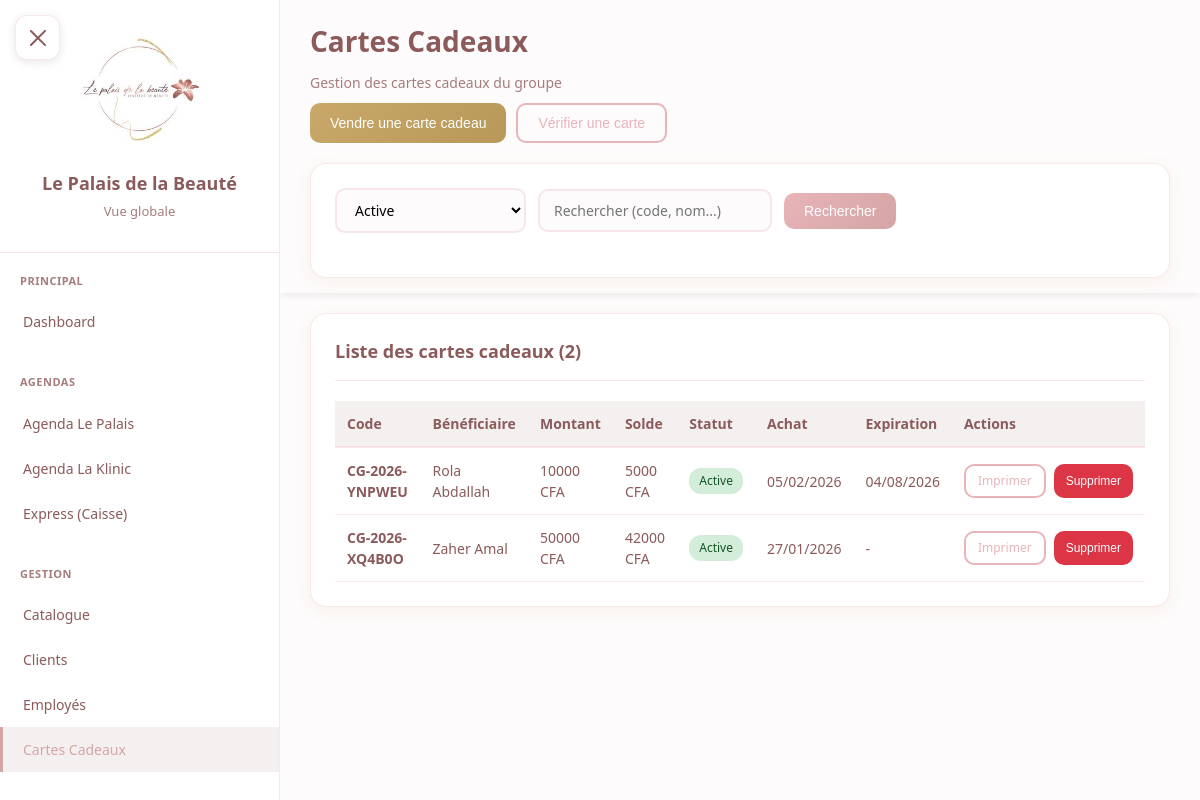
/cartes-cadeaux/ (signed in), run on an earlier commit of the app's database.
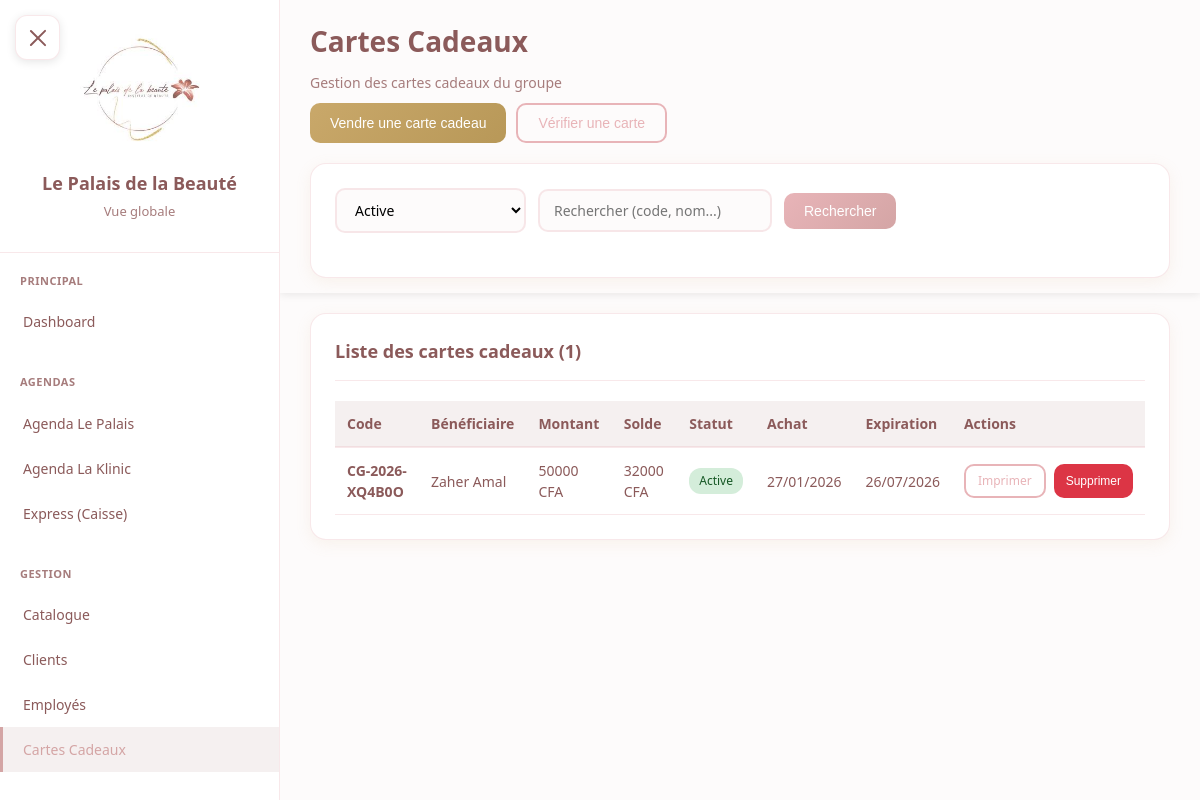
And on a later commit of the database.
### core/models.py (models this page shows, shortened)
class CarteCadeau(models.Model):
    STATUT_CHOICES = [
        ('active', 'Active'),
        ('expiree', 'Expirée'),
        ('soldee', 'Soldée'),
        ('annulee', 'Annulée'),
        ('supprimee', 'Supprimée'),
    ]
    code = models.CharField(max_length=20, unique=True, editable=False)
    acheteur = models.ForeignKey(
        'Client',
        on_delete=models.PROTECT,
        related_name='cartes_achetees',
    )
    beneficiaire = models.ForeignKey(
        'Client',
        on_delete=models.PROTECT,
        related_name='cartes_recues',
    )
    montant_initial = models.IntegerField(
        validators=[MinValueValidator(0)]
    )
    solde = models.IntegerField(
        validators=[MinValueValidator(0)]
    )
    institut_achat = models.ForeignKey(
        'Institut',
        on_delete=models.PROTECT,
        related_name='cartes_vendues',
    )
    statut = models.CharField(max_length=20, choices=STATUT_CHOICES, default='active')
    date_achat = models.DateTimeField(auto_now_add=True)
    date_expiration = models.DateTimeField(null=True, blank=True, help_text="Date d'expiration (6 mois après l'achat)")
    date_derniere_utilisation = models.DateTimeField(null=True, blank=True)
    mode_paiement_achat = models.CharField(
        max_length=20,
        choices=[
            ('especes', 'Espèces'),
            ('carte', 'Carte bancaire'),
            ('cheque', 'Chèque'),
            ('om', 'Orange Money'),
            ('wave', 'Wave'),
        ],
        default='especes',
    )
    montant_paiement_1 = models.IntegerField(null=True, blank=True,
        help_text="Montant payé avec le 1er moyen (= montant_initial si paiement simple)")
    moyen_paiement_2 = models.CharField(max_length=20, blank=True, null=True,
        choices=[
            ('especes', 'Espèces'),
            ('carte', 'Carte bancaire'),
            ('cheque', 'Chèque'),
            ('om', 'Orange Money'),
            ('wave', 'Wave'),
        ],
    )
    montant_paiement_2 = models.IntegerField(null=True, blank=True,
        help_text="Montant payé avec le 2ème moyen")
    vendue_par = models.ForeignKey(
        'Utilisateur',
        on_delete=models.SET_NULL,
        null=True,
        related_name='cartes_vendues',
    )
    class Meta:
        verbose_name = "Carte cadeau"
        verbose_name_plural = "Cartes cadeaux"
        ordering = ['-date_achat']
    @property
    def est_expiree(self):
        if self.date_expiration:
            return timezone.now() > self.date_expiration
        if self.date_achat:
            return timezone.now() > (self.date_achat + timedelta(days=180))
        return False
    @property
    def jours_restants(self):
        if self.date_expiration:
            delta = self.date_expiration - timezone.now()
            return max(0, delta.days)
        return 0
    @classmethod
    def marquer_cartes_expirees(cls):
        now = timezone.now()
        cls.objects.filter(
            statut='active',
            date_expiration__lt=now
        ).update(statut='expiree')
        cls.objects.filter(
            statut='active',
            date_expiration__isnull=True,
            date_achat__lt=now - timedelta(days=180)
        ).update(statut='expiree')

class Client(models.Model):
    SEXE_CHOICES = [
        ('F', 'Femme'),
        ('H', 'Homme'),
    ]
    nom = models.CharField(max_length=100)
    prenom = models.CharField(max_length=100)
    telephone = models.CharField(max_length=20, unique=True)
    email = models.EmailField(blank=True, null=True)
    sexe = models.CharField(max_length=1, choices=SEXE_CHOICES, default='F')
    date_creation = models.DateTimeField(auto_now_add=True)
    notes = models.TextField(blank=True, null=True)  # Notes optionnelles
    actif = models.BooleanField(default=True)
    class Meta:
        verbose_name = "Client"
        verbose_name_plural = "Clients"
        ordering = ['nom', 'prenom']
    def get_full_name(self):
        return f"{self.prenom} {self.nom}"

### core/views.py (the view, shortened to what this page needs)
# urls.py: path('cartes-cadeaux/', views.cartes_cadeaux_list, name='cartes_cadeaux_list'),
@login_required
def cartes_cadeaux_list(request):
    CarteCadeau.marquer_cartes_expirees()
    cartes = CarteCadeau.objects.select_related(
        'acheteur', 'beneficiaire', 'institut_achat'
    ).all()
    statut = request.GET.get('statut', 'active')
    if statut:
        if statut == 'annulee':
            cartes = cartes.filter(statut__in=['annulee', 'supprimee'])
        elif statut == 'toutes':
            pass
        else:
            cartes = cartes.filter(statut=statut)
    search = request.GET.get('search', '')
    instituts = Institut.objects.all()
    paginator = Paginator(cartes, 30)
    page_number = request.GET.get('page')
    page_obj = paginator.get_page(page_number)
    return render(request, 'cartes_cadeaux/liste.html', {
        'cartes': page_obj,
        'page_obj': page_obj,
        'search': search,
        'statut_filtre': statut,
        'instituts': instituts,
    })

### core/models.py (called while the page is built)
    def is_patron(self):
        return self.role == 'patron'

### templates/cartes_cadeaux/liste.html (shortened to what this page needs)
{% extends "base.html" %}
{% block content %}
<div class="sticky-header">
    <div class="content-header" style="margin-bottom: 10px;">
        <h1 class="page-title">Cartes Cadeaux</h1>
        <p class="page-subtitle">Gestion des cartes cadeaux du groupe</p>
    </div>
    <div class="actions-row">
        <button class="btn btn-secondary" onclick="ouvrirModalVente()">
            Vendre une carte cadeau
        </button>
        <button class="btn btn-outline" onclick="ouvrirModalVerification()">
            Vérifier une carte
        </button>
    </div>
    <div class="card" style="margin-bottom: 0;">
        <form method="GET" class="filters-row">
            <select name="statut" onchange="this.form.submit()">
                <option value="active" {% if statut_filtre == 'active' %}selected{% endif %}>Active</option>
            </select>
            <input type="text" name="search" placeholder="Rechercher (code, nom...)" value="{{ search }}">
            <button type="submit" class="btn btn-primary">Rechercher</button>
        </form>
    </div>
</div>
<div class="card">
    <div class="card-header">
        <h2 class="card-title">Liste des cartes cadeaux ({{ page_obj.paginator.count }})</h2>
    </div>
    <table>
        <thead>
            <tr>
                <th>Code</th>
                <th>Bénéficiaire</th>
                <th>Montant</th>
                <th>Solde</th>
                <th>Statut</th>
                <th>Achat</th>
                <th>Expiration</th>
                <th>Actions</th>
            </tr>
        </thead>
        <tbody>
            {% for carte in cartes %}
            <tr>
                <td><strong>{{ carte.code }}</strong></td>
                <td>{{ carte.beneficiaire.get_full_name }}</td>
                <td>{{ carte.montant_initial|floatformat:0 }} CFA</td>
                <td>{{ carte.solde|floatformat:0 }} CFA</td>
                <td>
                    <span class="badge badge-{{ carte.statut }}">
                        {{ carte.get_statut_display }}
                    </span>
                </td>
                <td>{{ carte.date_achat|date:"d/m/Y" }}</td>
                <td>
                    {% if carte.date_expiration %}
                        {% if carte.est_expiree %}
                            <span style="color: #dc3545; font-weight: 600;">Expirée</span>
                        {% elif carte.jours_restants <= 30 %}
                            <span style="color: #ffc107; font-weight: 600;">{{ carte.date_expiration|date:"d/m/Y" }}</span>
                            <br><small style="color: #ffc107;">({{ carte.jours_restants }}j restants)</small>
                        {% else %}
                            {{ carte.date_expiration|date:"d/m/Y" }}
                        {% endif %}
                    {% else %}
                        -
                    {% endif %}
                </td>
                <td>
                    <div style="display: flex; gap: 8px;">
                        <a href="{% url 'core:imprimer_carte_cadeau' carte_id=carte.id %}" target="_blank" class="btn btn-outline" style="padding: 6px 12px; font-size: 12px;">Imprimer</a>
                        {% if request.user.utilisateur.is_patron %}
                        <button onclick="ouvrirModalSupprimerCarte({{ carte.id }}, '{{ carte.code }}', {{ carte.utilisations.count }})" class="btn btn-danger" style="padding: 6px 12px; font-size: 12px;">Supprimer</button>
                        {% endif %}
                    </div>
                </td>
            </tr>
            {% empty %}
            <tr>
                <td colspan="8" style="text-align: center; padding: 30px; color: var(--text-light);">
                    Aucune carte cadeau trouvée
                </td>
            </tr>
            {% endfor %}
        </tbody>
    </table>
</div>
{% endblock %}

What changed in the data, as far as the page shows it:
no longer on this page (row edited): CarteCadeau: code "CG-2026-YNPWEU", beneficiaire.get_full_name "Rola Abdallah", montant_initial "10000", solde "5000", statut "Active", date_achat "05/02/2026", date_expiration "04/08/2026"
changed CarteCadeau "Active": solde "42000" → "32000"; date_expiration (not shown) → "26/07/2026"; no longer shows "-"
Also different on the page:
{{ page_obj.paginator.count }}: "2" → "1"
